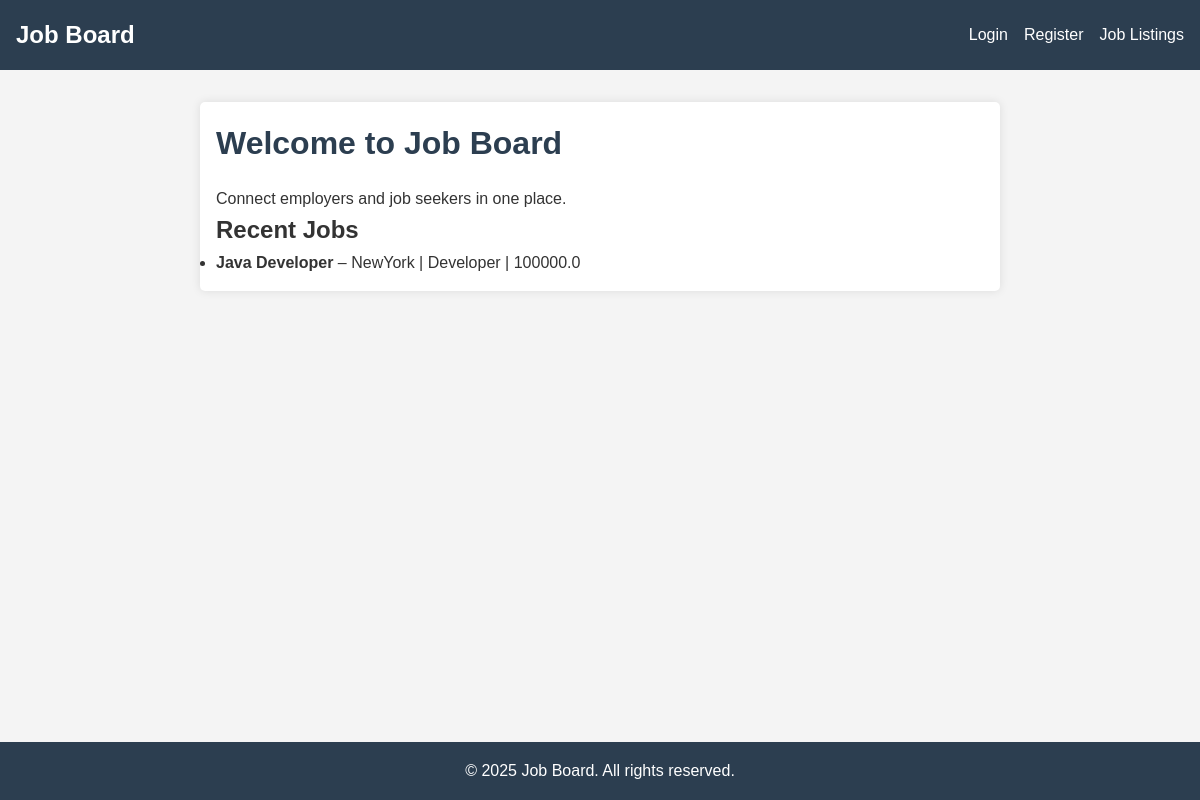
Before: / with the older database file.
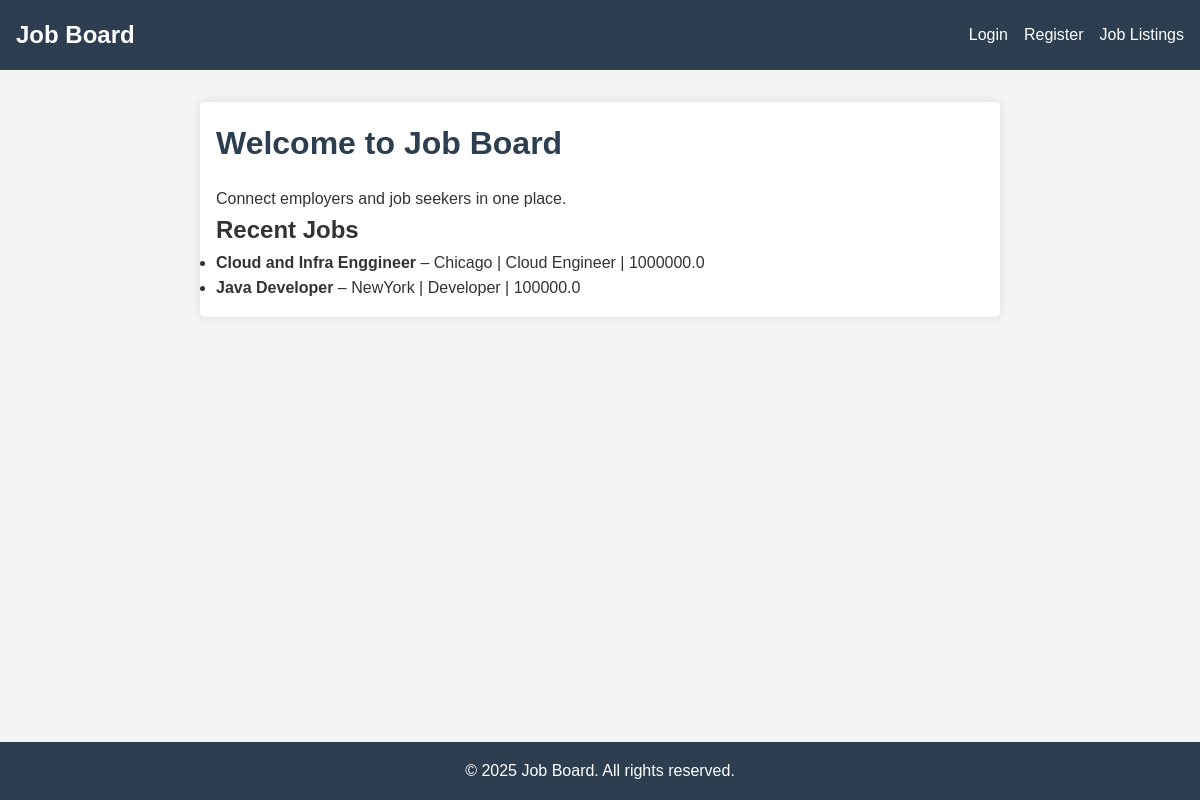
After: the same page with the newer database file.
### backend/models.py (models this page shows)
class Job(db.Model):
    __tablename__ = 'job'
    id = db.Column(db.Integer, primary_key=True)
    title = db.Column(db.String(100), nullable=False)
    description = db.Column(db.Text)
    location = db.Column(db.String(100))
    salary = db.Column(db.Float)
    category = db.Column(db.String(100))
    employer_id = db.Column(db.Integer, db.ForeignKey('employer.id'), nullable=False)
    employer = db.relationship('Employer', back_populates='jobs', lazy=True)
    applications = db.relationship('Application', back_populates='job', lazy=True)

### backend/app.py (the view)
    @app.route('/')
    def index():
        jobs = Job.query.order_by(Job.id.desc()).limit(5).all()
        return render_template('index.html', jobs=jobs)

### templates/index.html (shortened to what this page needs)
<!DOCTYPE html>
<html lang="en">
<head>
    <link rel="stylesheet" href="{{ url_for('static', filename='css/style.css') }}">
</head>
<body>
<nav>
    <h2>Job Board</h2>
    <ul>
        {% if 'user_id' in session %}
            <li><a href="{{ url_for('logout') }}">Logout</a></li>
            {% if session['role'] == 'employer' %}
                <li><a href="{{ url_for('employer_jobs') }}">My Jobs</a></li>
            {% elif session['role'] == 'seeker' %}
                <li><a href="{{ url_for('my_applications') }}">My Applications</a></li>
            {% elif session['role'] == 'admin' %}
                <li><a href="{{ url_for('admin_dashboard') }}">Admin Dashboard</a></li>
            {% endif %}
            <li><a href="{{ url_for('job_listings') }}">Job Listings</a></li>
        {% else %}
            <li><a href="{{ url_for('login') }}">Login</a></li>
            <li><a href="{{ url_for('register') }}">Register</a></li>
            <li><a href="{{ url_for('job_listings') }}">Job Listings</a></li>
        {% endif %}
    </ul>
</nav>
<main>
    <h1>Welcome to Job Board</h1>
    <p>Connect employers and job seekers in one place.</p>
    <h2>Recent Jobs</h2>
    <ul>
        {% for job in jobs %}
            <li>
                <strong>{{ job.title }}</strong> – {{ job.location }} |
                {{ job.category }} |
                {{ job.salary or 'N/A' }}
            </li>
        {% else %}
            <li>No jobs posted yet.</li>
        {% endfor %}
    </ul>
</main>
<footer>
    <p>&copy; 2025 Job Board. All rights reserved.</p>
</footer>
</body>
</html>

Changed rows visible on the page:
added Job: title "Cloud and Infra Enggineer", location "Chicago", category "Cloud Engineer", salary "1000000.0"
